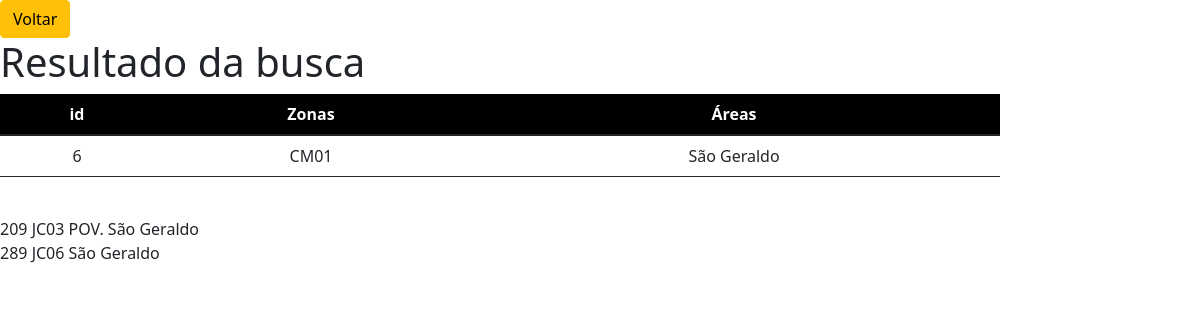
The app's page /busca.php?nome_area=São Geraldo with its own data.
### tables this page shows
CREATE TABLE IF NOT EXISTS `zonas` (
  `id` int NOT NULL AUTO_INCREMENT,
  `Zona` varchar(10) NOT NULL,
  `Área` varchar(25) NOT NULL,
  PRIMARY KEY (`id`)
);

### busca.php (the view, shortened to what this page needs)
<?php
$nome = "%".trim($_GET['nome_area'])."%";
$dbh = new PDO('mysql:host=localhost;dbname=zonas_bd', 'root', '');
$sth = $dbh->prepare("SELECT * FROM `zonas` WHERE `Área` LIKE :nome");
$sth->bindParam(':nome', $nome, PDO::PARAM_STR);
$sth->execute();
$resultados = $sth->fetchAll(PDO::FETCH_ASSOC);
?>
<!DOCTYPE html>
<html>
<head>
	<link href="https://cdn.jsdelivr.net/npm/bootstrap@5.1.3/dist/css/bootstrap.min.css" rel="stylesheet">
	<link href="estilo/style_index.css" rel="stylesheet">
</head>
<body>
<button class="btn btn-warning" onclick='history.go(-1)'>Voltar</button>
<h1>Resultado da busca</h1>
<table class="table">
<thead>
    <tr>
      	<th>id</th>
      	<th>Zonas</th>
      	<th>Áreas</th>
   	</tr>
</thead>
<?php
	if (count($resultados)) {
		foreach($resultados as $Resultado) {
	?>
    <tr>
      <td><?php echo $Resultado['id']; ?></td>
      <td><?php echo $Resultado['Zona']; ?></td>
      <td><?php echo $Resultado['Área']; ?></td>
    </tr>
</table>
		<br>
	<?php
		}
	} else {
	?>
		<label>Não foram encontrados resultados pelo termo buscado.</label>
	<?php
	}
	?>
</body>
</html>

### estilo/style_index.css (style rules this page uses)
.table { width: 1000px; text-align: center; background: white; border: 1px; border-radius: 8px; align-items: center; }
.th,td { text-align: center; border-radius: 8px; }
thead { background: black; color:white; }

### records on screen
zonas: id "6", Zona "CM01", Área "São Geraldo"
zonas: id "209", Zona "JC03", Área "POV. São Geraldo"
zonas: id "289", Zona "JC06", Área "São Geraldo"
